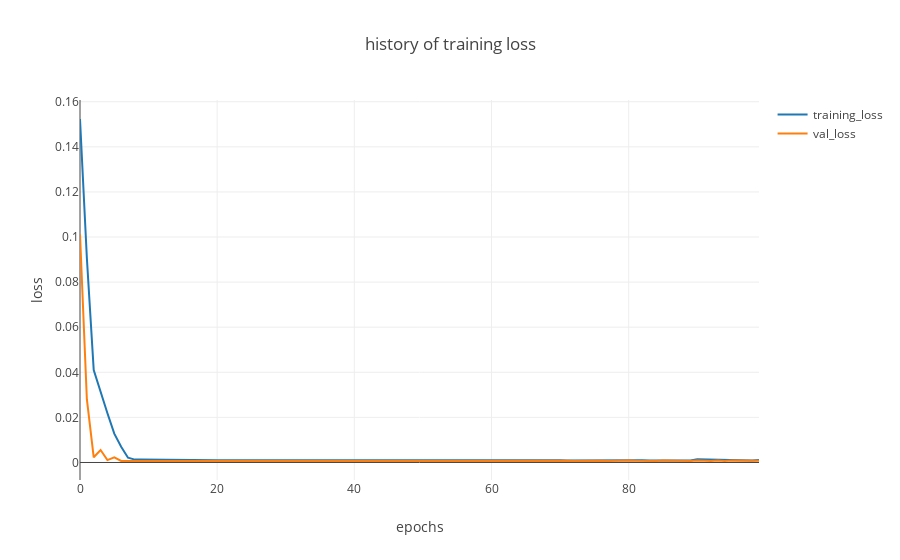

Notebook code cell kept with this figure:
### Markdown cell above
## Train and test loss

While the model is being trained, the train and test losses vary as shown in the figure below. The package `plotly.graph_objs` is extremely useful. The function `t( )` inside the argument is defined in `aux_func`:

### Code cell
py.iplot(dict(data=[af.t('loss','training_loss',history), af.t('val_loss','val_loss',history)], 
              layout=dict(title = 'history of training loss', xaxis = dict(title = 'epochs'),
                          yaxis = dict(title = 'loss'))), filename='training_process')
